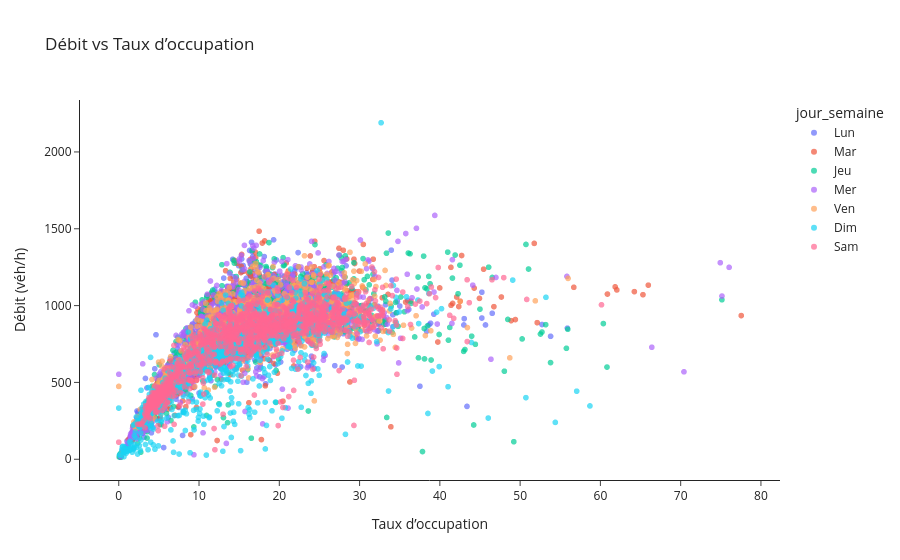

The notebook cell this image was saved under:
### Code cell
df_scatter = df_axe.dropna(subset=['Débit horaire','Taux d\'occupation']).copy()
fig = px.scatter(
    df_scatter, x='Taux d\'occupation', y='Débit horaire',
    color='jour_semaine', opacity=0.7,
    title=f"Débit vs Taux d’occupation",
    labels={'Taux d\'occupation':'Taux d’occupation','Débit horaire':'Débit (véh/h)'}
)

fig.update_layout(template='simple_white')
fig.show()

### Figure 1 — Plotly figure (JSON) as saved in the notebook; plotly's stock layout.template omitted (floating-point values rounded to 4 significant figures; data arrays with more than 128 entries replaced by an {"elided": "..."} marker saying what was removed)
{"data": [{"hovertemplate": "jour_semaine=Lun<br>Taux d’occupation=%{x}<br>Débit (véh/h)=%{y}<extra></extra>", "legendgroup": "Lun", "marker": {"color": "#636efa", "opacity": 0.7, "symbol": "circle"}, "mode": "markers", "name": "Lun", "showlegend": true, "type": "scattergl", "x": {"elided": "1158 float values"}, "xaxis": "x", "y": {"elided": "1158 float values"}, "yaxis": "y"}, {"hovertemplate": "jour_semaine=Mar<br>Taux d’occupation=%{x}<br>Débit (véh/h)=%{y}<extra></extra>", "legendgroup": "Mar", "marker": {"color": "#EF553B", "opacity": 0.7, "symbol": "circle"}, "mode": "markers", "name": "Mar", "showlegend": true, "type": "scattergl", "x": {"elided": "1091 float values"}, "xaxis": "x", "y": {"elided": "1091 float values"}, "yaxis": "y"}, {"hovertemplate": "jour_semaine=Jeu<br>Taux d’occupation=%{x}<br>Débit (véh/h)=%{y}<extra></extra>", "legendgroup": "Jeu", "marker": {"color": "#00cc96", "opacity": 0.7, "symbol": "circle"}, "mode": "markers", "name": "Jeu", "showlegend": true, "type": "scattergl", "x": {"elided": "1223 float values"}, "xaxis": "x", "y": {"elided": "1223 float values"}, "yaxis": "y"}, {"hovertemplate": "jour_semaine=Mer<br>Taux d’occupation=%{x}<br>Débit (véh/h)=%{y}<extra></extra>", "legendgroup": "Mer", "marker": {"color": "#ab63fa", "opacity": 0.7, "symbol": "circle"}, "mode": "markers", "name": "Mer", "showlegend": true, "type": "scattergl", "x": {"elided": "1229 float values"}, "xaxis": "x", "y": {"elided": "1229 float values"}, "yaxis": "y"}, {"hovertemplate": "jour_semaine=Ven<br>Taux d’occupation=%{x}<br>Débit (véh/h)=%{y}<extra></extra>", "legendgroup": "Ven", "marker": {"color": "#FFA15A", "opacity": 0.7, "symbol": "circle"}, "mode": "markers", "name": "Ven", "showlegend": true, "type": "scattergl", "x": {"elided": "1141 float values"}, "xaxis": "x", "y": {"elided": "1141 float values"}, "yaxis": "y"}, {"hovertemplate": "jour_semaine=Dim<br>Taux d’occupation=%{x}<br>Débit (véh/h)=%{y}<extra></extra>", "legendgroup": "Dim", "marker": {"color": "#19d3f3", "opacity": 0.7, "symbol": "circle"}, "mode": "markers", "name": "Dim", "showlegend": true, "type": "scattergl", "x": {"elided": "1170 float values"}, "xaxis": "x", "y": {"elided": "1170 float values"}, "yaxis": "y"}, {"hovertemplate": "jour_semaine=Sam<br>Taux d’occupation=%{x}<br>Débit (véh/h)=%{y}<extra></extra>", "legendgroup": "Sam", "marker": {"color": "#FF6692", "opacity": 0.7, "symbol": "circle"}, "mode": "markers", "name": "Sam", "showlegend": true, "type": "scattergl", "x": {"elided": "1170 float values"}, "xaxis": "x", "y": {"elided": "1170 float values"}, "yaxis": "y"}], "layout": {"legend": {"title": {"text": "jour_semaine"}, "tracegroupgap": 0}, "title": {"text": "Débit vs Taux d’occupation"}, "xaxis": {"anchor": "y", "domain": [0, 1], "title": {"text": "Taux d’occupation"}}, "yaxis": {"anchor": "x", "domain": [0, 1], "title": {"text": "Débit (véh/h)"}}}}
